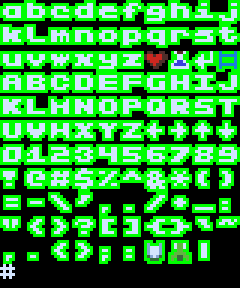
#> input picture alphabet_heavy.bmp, 80 x 96 px, given in place of alphabet_heavy.bmp.png, which was not available (shown 3 times larger)
$ python cp437_to_powder.py
#> lines starting #> are read from the running program, lines starting #| are printed output that depends on the picture
from pathlib import Path
from PIL import Image

font_name=input()
#> the answer given: ../alphabet_heavy.bmp
font_cp=Image.open('{0}/{1}.png'.format(Path(__file__).parent, font_name))
#> font_cp is the input picture: PIL image 80x96 P; mean R, G, B 46.4, 150.4, 55.8

tile_size=font_cp.width//16
#> tile_size = 5
font_powder=Image.new('RGB', (tile_size*10, tile_size*12))
#> font_powder: PIL image 50x60 RGB; every value is 0

# Coords: x then y (multiplied by tilesize)
charmap=[[( 1, 6), ( 2, 6), ( 3, 6), ( 4, 6), ( 5, 6), ( 6, 6), ( 7, 6), ( 8, 6), ( 9, 6), (10, 6)],
         [(11, 6), (12, 6), (13, 6), (14, 6), (15, 6), ( 0, 7), ( 1, 7), ( 2, 7), ( 3, 7), ( 4, 7)],
         [( 5, 7), ( 6, 7), ( 7, 7), ( 8, 7), ( 9, 7), (10, 7), ( 3, 0), ( 4, 0), ( 0, 0), ( 4, 4)],
         [( 1, 4), ( 2, 4), ( 3, 4), ( 4, 4), ( 5, 4), ( 6, 4), ( 7, 4), ( 8, 4), ( 9, 4), (10, 4)],
         [(11, 4), (12, 4), (13, 4), (14, 4), (15, 4), ( 0, 5), ( 1, 5), ( 2, 5), ( 3, 5), ( 4, 5)],
         [( 5, 5), ( 6, 5), ( 7, 5), ( 8, 5), ( 9, 5), (10, 5), (11, 1), (10, 1), ( 8, 1), ( 9, 1)],
         [( 0, 3), ( 1, 3), ( 2, 3), ( 3, 3), ( 4, 3), ( 5, 3), ( 6, 3), ( 7, 3), ( 8, 3), ( 9, 3)],
         [( 1, 2), ( 0, 4), ( 3, 2), ( 4, 2), ( 5, 2), (14, 5), ( 6, 2), (10, 2), ( 8, 2), ( 9, 2)],
         [(13, 3), (13, 2), (12, 5), ( 7, 2), (12, 2), (14, 2), (15, 2), (11, 2), (15, 5), (12, 7)],
         [( 2, 2), (12, 3), (14, 3), (15, 3), (11, 5), (13, 5), (11, 7), (13, 7), ( 0, 6), (14, 7)],
         [(12, 2), (14, 2), (12, 3), (14, 3), (11, 3), (10, 3), ( 9,14), ( 2, 0), (14,15), ( 0, 0)],]

for j in range(11):
    for i in range(10):
        x, y=charmap[j][i]
        font_powder.paste(font_cp.crop((x*tile_size, y*tile_size, (x+1)*tile_size, (y+1)*tile_size)), (i*tile_size, j*tile_size, (i+1)*tile_size, (j+1)*tile_size))
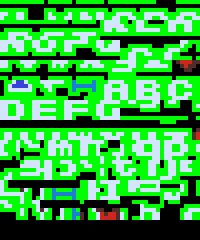
#> font_powder: PIL image 50x60 RGB (shown 4 times larger); mean R, G, B 54.9, 166.8, 66.5

font_powder.save('{0}/{1}_powder.png'.format(Path(__file__).parent, font_name))

$ run again, on alphabet_shadow.bmp
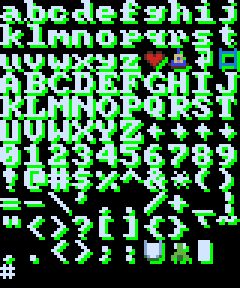
#> input picture alphabet_shadow.bmp, 80 x 96 px, given in place of alphabet_shadow.bmp.png, which was not available (shown 3 times larger)
#> font_cp is the input picture: PIL image 80x96 P; mean R, G, B 60.3, 107.8, 72.6
#> after the loop `for j in range(11):`:
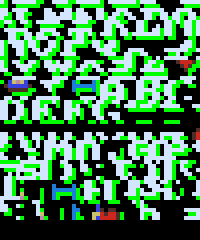
#> font_powder: PIL image 50x60 RGB (shown 4 times larger); mean R, G, B 69.6, 124, 84.2
